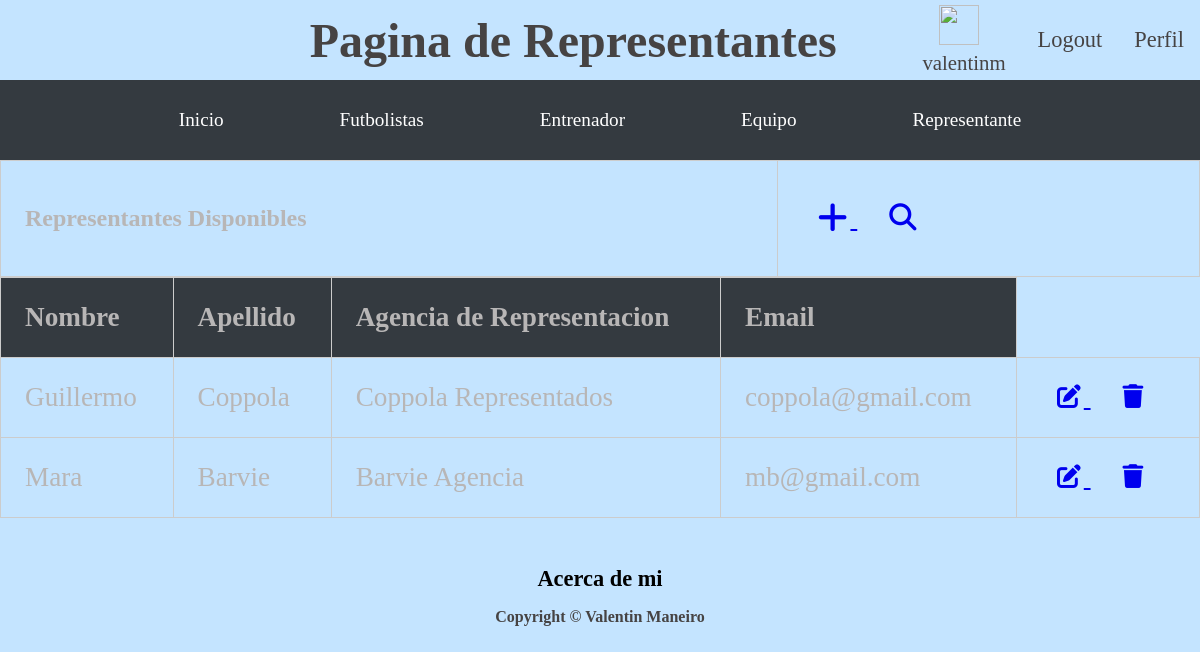
The page /representante/ (signed in) on the database its author committed.
### aplicacion/models.py (models this page shows)
class Representante(models.Model):
    nombre = models.CharField(max_length=60)
    apellido = models.CharField(max_length=60)
    agencia = models.CharField(max_length=60)
    email = models.EmailField()

### aplicacion/views.py (the view)
# urls.py: path('representante/', RepresentanteList.as_view(), name= "representante"),
class RepresentanteList(LoginRequiredMixin, ListView):
    model = Representante

### aplicacion/templates/aplicacion/representante_list.html
{% extends 'aplicacion/base.html' %}
{% load static %}
{% block titulo %}
    Pagina de Representantes
{% endblock titulo %}
{% block contenido %}
    <table>
        <tr>
            <td><h2>Representantes Disponibles</h2></td>
            <td>
                <a
                href="{% url 'añadir_representante' %}"
                class="btn btn-primary btn-sm"
                ><i class="fa fa-plus fa-lg" title="New Record"> </i>
                </a>
                <a
                href="{% url 'buscar_representante' %}"
                class="btn btn-primary btn-sm"
                ><i class="fa-solid fa-magnifying-glass"></i>
                </a>
            </td>
        </tr>
    </table>
    <table class="table table-striped">
        <thead>
            <tr>
                <th>Nombre</th>
                <th>Apellido</th>
                <th>Agencia de Representacion</th>
                <th>Email</th>
            </tr>
        </thead>
        <tbody>
        {% for representante in representante_list %}
        <tr>
            <td>{{ representante.nombre}}</td>
            <td>{{ representante.apellido }}</td>
            <td>{{ representante.agencia}}</td>
            <td>{{ representante.email }}</td>
            <td>
                <a
                  href="{% url 'editar_representante' representante.id %}"
                  class="btn btn-primary"
                  style="--bs-btn-padding-y: .25rem; --bs-btn-padding-x: .5rem; --bs-btn-font-size: .75rem;"
                  ><i class="fa fa-edit fa-sm" title="Edit Record"></i>
                </a>
                <a
                  href="{% url 'borrar_representante' representante.id %}"
                  class="btn btn-danger"
                  style="--bs-btn-padding-y: .25rem; --bs-btn-padding-x: .5rem; --bs-btn-font-size: .75rem;"
                  ><i class="fa fa-trash fa-sm" title="Delete Record"></i>
                </a>
              </td>
        </tr>
        {% endfor %}
        </tbody>
    </table>
{% endblock contenido %}

### aplicacion/templates/aplicacion/base.html (shortened to what this page needs)
<!DOCTYPE html>
<html lang="en">
    <head>
        <link rel="stylesheet" href="../../static/aplicacion/css/style.css">
        <link rel="stylesheet" href="https://cdnjs.cloudflare.com/ajax/libs/font-awesome/6.4.0/css/all.min.css">
    </head>
    <body>
        <header>
            <h1 class="titulo">
                    {% block titulo %}
                    {% endblock titulo %}
            </h1>
            {% if user.is_authenticated %}
            <div class="text-center-disabled">
                <div class="info-usuario">
                    <p >{{user.username}}</p>
                    <a  href="{% url 'agregar_avatar' %}" ><img src="{{ request.session.avatar }}" height="40px" weight="40px"/></a>
                </div>
                <a class="btn btn-primary" href="{% url 'logout' %}">Logout</a>
                <a class="btn btn-success" href="{% url 'perfil' %}">Perfil</a>
                {% else %}
                <div class="text-center-disabled">
                <a class="btn btn-primary" href="{% url 'login' %}">Login</a>
                <a class="btn btn-success" href="{% url 'registrar' %}">Registrarse</a>
                </div>
                {% endif %}
            </div>
        </header>
        <nav class="navbar  navbar-dark" id="mainNav">
            <div class="container">
                    <ul class="navbar-nav">
                        <li class="nav-item px-lg-4"><a class="nav-link text-uppercase" href="{% url 'home' %}">Inicio</a></li>
                        {% if user.is_authenticated %}
                            <li class="nav-item "><a class="nav-link text-uppercase" href="{% url 'futbolistas' %}">Futbolistas</a></li>
                            <li class="nav-item "><a class="nav-link text-uppercase" href="{% url 'entrenador' %}">Entrenador</a></li>
                            <li class="nav-item"><a class="nav-link text-uppercase" href="{% url 'equipo' %}">Equipo</a></li>
                            <li class="nav-item "><a class="nav-link text-uppercase" href="{% url 'representante' %}">Representante</a></li>
                        {% endif %}
                    </ul>
            </div>
        </nav>
        {% block contenido %}
        {% endblock contenido %}
        <footer class="">
            <a href ="{% url 'acerca_de_mi' %}">Acerca de mi</a>
            <p class="">Copyright &copy; Valentin Maneiro</p>
        </footer>
    </body>
</html>

### aplicacion/static/aplicacion/css/style.css (style rules this page uses)
body { margin:0; padding: 0; background-color: #C4E4FF; color: rgb(70, 67, 67); }
header { display:flex; width: 100%; height: 10vh; align-items: center; justify-content: center; }
.titulo { font-size: 3rem; font-weight: bold; display: block; margin-left: 15rem; text-align: center; width: 100%; }
.text-center-disabled { display: flex; justify-content: flex-start; align-items: center; }
.text-center-disabled a { font-size: 1.4rem; color: rgb(70, 67, 67); text-decoration: none ; }
.btn { padding: 1rem; }
.info-usuario { display: flex; flex-direction: column-reverse; align-items: center; justify-content: center; margin: 1rem; }
.info-usuario p { text-align: center; font-size: 1.3rem; margin: 0; padding: 0; }
.info-usuario img { height: 40px; width: 40px; margin-right: 10px; }
.navbar { display: flex; width: 100%; height: 10vh; justify-content: space-between; align-items: center; background-color: #343a40; }
.container { width: 100%; display: flex; justify-content: space-around; align-items: center; }
.navbar-nav { display: flex; list-style-type: none; margin: 0; padding: 0; text-align: center; }
.nav-item { margin: 1rem 3rem; font-size:1.2rem; }
.nav-link { color: #ffffff; text-decoration: none; padding: 5px 10px; }
table { width: 100%; border-collapse: collapse; }
th, td { padding: 8px; border: 1px solid #ddd; text-align: left; font-size: 1.7rem; color: rgb(184, 182, 182) }
th { background-color: #343a40; }
td a { gap: 3rem; }
.fa { font-size: 1.3rem; vertical-align: middle; margin-right: 3px; }
.fa-lg { font-size: 1.3rem; }
.fa-sm { font-size: 1.3rem; }
h2 { font-size: 24px; margin-bottom: 20px; }
td, th { padding: 1.5rem; border: 1px solid #ccc; }
footer { height: 3%; text-align: center; position: sticky; bottom: 0; left: 0; right: 0; padding-top: 3rem; }
footer p { font-size: 1rem; font-weight: bold; }
footer a { font-size: 1.4rem; font-weight: bold; text-decoration: none; color: rgb(0, 0, 0); margin: 0 1rem; }

### rows shown on the page
Representante: nombre "Guillermo", apellido "Coppola", agencia "Coppola Representados", email "coppola@gmail.com"
Representante: nombre "Mara", apellido "Barvie", agencia "Barvie Agencia", email "mb@gmail.com"

### other values the page prints
{{ user.username }} "valentinm"
